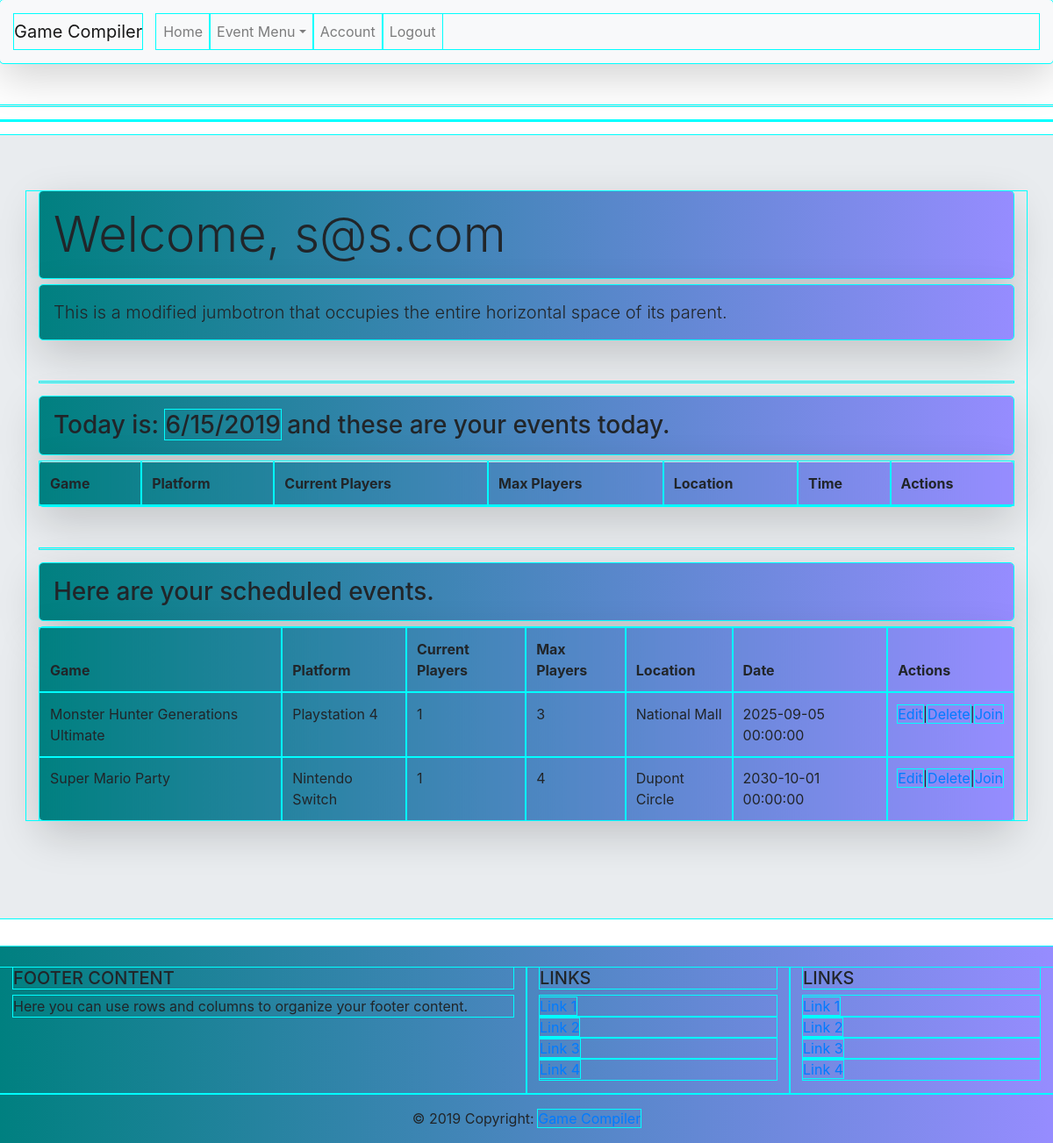
The app's page /welcome/user (signed in) with its own data.
### app.py (models this page shows)
class Event(db.Model):
    __tablename__ = "event"
    id = db.Column(db.Integer, primary_key=True)
    game = db.Column(db.String(45))
    platform = db.Column(db.String(45))
    location = db.Column(db.String(90))
    event_date = db.Column(db.DateTime)
    event_time = db.Column(db.DateTime)
    max_players = db.Column(db.Integer)
    current_players = db.Column(db.Integer)
    created_at = db.Column(db.DateTime, server_default=func.now())
    updated_at = db.Column(db.DateTime, server_default=func.now(),
                           onupdate=func.now())
    users_for_events = db.relationship('User', secondary=users_events)

### app.py (the view)
@app.route("/welcome/user")
def welcome_user():
    if 'login' not in session:
        flash("Your are not logged in!")
        return redirect("/")
    else:
        todays_datetime = datetime(datetime.today().year, datetime.today().month, datetime.today().day)
        eventDateQuery = Event.query.filter(Event.users_for_events.any(id=session['userid']), Event.event_date == todays_datetime).order_by('event_date').all()
        eventQuery = Event.query.filter(Event.users_for_events.any(id=session['userid'])).order_by('event_date').all()
        return render_template("user_welcome.html", eventQuery=eventQuery, eventDateQuery=eventDateQuery)

### templates/user_welcome.html (shortened to what this page needs)
<!DOCTYPE html>
<html lang="en">
<head>
    <link href="https://stackpath.bootstrapcdn.com/bootstrap/4.3.1/css/bootstrap.min.css" rel="stylesheet">
    <link rel="stylesheet" type="text/css" href="../static/css/user_welcome.css">
</head>
<body>
    <nav class="navbar navbar-expand-lg navbar-light bg-light shadow-lg p-3 mb-5 rounded">
        <a class="navbar-brand" href="#">Game Compiler</a>
        <div class="collapse navbar-collapse" id="navbarSupportedContent">
            <ul class="navbar-nav mr-auto">
                <li class="nav-item">
                    <a class="nav-link" href="/welcome/user">Home</a>
                </li>
                <li class="nav-item dropdown">
                        <a class="nav-link dropdown-toggle" href="#" id="navbarDropdown" role="button" data-toggle="dropdown" aria-haspopup="true" aria-expanded="false">Event Menu</a>
                </li>
                <li class="nav-item">
                    <a class="nav-link" href="/account/user/{{ session.userid }}">Account</a>
                </li>
                <li class="nav-item">
                    <a class="nav-link" href="/logout/user">Logout</a>
                </li>
            </ul>
        </div>
    </nav>
    <hr>
    <hr>
    <div class="jumbotron jumbotron-fluid">
        <div class="container">
            <h1 class="display-4 shadow-lg p-3 mb-7 rounded customgrad">Welcome, {{ session.name }}</h1>
            <p class="lead shadow-lg p-3 mb-5 bg-white rounded customgrad">This is a modified jumbotron that occupies the entire horizontal space of its parent.</p>
            <hr>
            <h3 class="shadow-lg p-3 mb-7 bg-white rounded customgrad">Today is: <span id="datetime"></span> and these are your events today.</h3>
            <table class="table shadow-lg p-3 mb-5 bg-white rounded customgrad">
                <thead>
                    <tr>
                    <th scope="col">Game</th>
                    <th scope="col">Platform</th>
                    <th scope="col">Current Players</th>
                    <th scope="col">Max Players</th>
                    <th scope="col">Location</th>
                    <th scope="col">Time</th>
                    <th scope="col">Actions</th>
                    </tr>
                </thead>
            </table>
            <hr>
            <h3 class="shadow-lg p-3 mb-7 bg-white rounded customgrad">Here are your scheduled events.</h3>
            <table class="table shadow-lg p-3 mb-5 bg-white rounded customgrad">
                <thead>
                    <tr>
                    <th scope="col">Game</th>
                    <th scope="col">Platform</th>
                    <th scope="col">Current Players</th>
                    <th scope="col">Max Players</th>
                    <th scope="col">Location</th>
                    <th scope="col">Date</th>
                    <th scope="col">Actions</th>
                    </tr>
                </thead>
                <tbody>
                    {% for event in eventQuery %}
                    <tr>
                    <td>{{ event.game }} </td>
                    <td>{{ event.platform }}</td>
                    <td>{{ event.current_players }}</td>
                    <td>{{ event.max_players }}</td>
                    <td>{{ event.location }}</td>
                    <td>{{ event.event_date }}</td>
                    <td><a href="/event/details/{{ event.id }}">Edit</a>|<a href="/delete/event/{{ event.id }}">Delete</a>|<a href="#">Join</a></td>
                    </tr>
                    {% endfor %}
                </tbody>
            </table>
        </div>
    </div>
    <footer class="page-footer font-small blue pt-4 customgrad">
        <div class="container-fluid text-center text-md-left">
            <div class="row">
                <div class="col-md-6 mt-md-0 mt-3">
                    <h5 class="text-uppercase">Footer Content</h5>
                    <p>Here you can use rows and columns to organize your footer content.</p>
                </div>
                <div class="col-md-3 mb-md-0 mb-3">
                    <h5 class="text-uppercase">Links</h5>
                    <ul class="list-unstyled">
                        <li>
                            <a href="#!">Link 1</a>
                        </li>
                        <li>
                            <a href="#!">Link 2</a>
                        </li>
                        <li>
                            <a href="#!">Link 3</a>
                        </li>
                        <li>
                            <a href="#!">Link 4</a>
                        </li>
                    </ul>
                </div>
                <div class="col-md-3 mb-md-0 mb-3">
                    <h5 class="text-uppercase">Links</h5>
                    <ul class="list-unstyled">
                        <li>
                            <a href="#!">Link 1</a>
                        </li>
                        <li>
                            <a href="#!">Link 2</a>
                        </li>
                        <li>
                            <a href="#!">Link 3</a>
                        </li>
                        <li>
                            <a href="#!">Link 4</a>
                        </li>
                    </ul>
                </div>
            </div>
        </div>
        <div class="footer-copyright text-center py-3">© 2019 Copyright:
            <a href="https://mdbootstrap.com/education/bootstrap/"> Game Compiler</a>
        </div>
    </footer>
</body>
</html>

### static/css/user_welcome.css (style rules this page uses)
.customgrad { background: -moz-linear-gradient(0deg, rgba(0,128,128,1) 0%, rgba(150,140,255,1) 100%); background: -webkit-gradient(linear, left top, right top, color-stop(0%, rgba(0,128,128,1)), color-stop(100%, rgba(150,140,255,1))); background: -webkit-linear-gradient(0deg, rgba(0,128,128,1) 0%, rgba(150,140,255,1) 100%); background: -o-linear-gradient(0deg, rgba(0,128,128,1) 0%, rgba(150,140,255,1) 100%); background: -ms-linear-gradient(0deg, rgba(0,128,128,1) 0%, rgba(150,140,255,1) 100%); background: linear-gradient(90deg, rgba(0,128,128,1) 0%, rgba(150,140,255,1) 100%); filter: progid:DXImageTransform.Microsoft.gradient( startColorstr='#008080', endColorstr='#968CFF',GradientType=1 ); }

### templates/user_welcome.html (style rules this page uses)
* { outline-color: cyan; outline-style: solid; outline-width: 1px; }
.customgrad { background: -moz-linear-gradient(0deg, rgba(0,128,128,1) 0%, rgba(150,140,255,1) 100%); background: -webkit-gradient(linear, left top, right top, color-stop(0%, rgba(0,128,128,1)), color-stop(100%, rgba(150,140,255,1))); background: -webkit-linear-gradient(0deg, rgba(0,128,128,1) 0%, rgba(150,140,255,1) 100%); background: -o-linear-gradient(0deg, rgba(0,128,128,1) 0%, rgba(150,140,255,1) 100%); background: -ms-linear-gradient(0deg, rgba(0,128,128,1) 0%, rgba(150,140,255,1) 100%); background: linear-gradient(90deg, rgba(0,128,128,1) 0%, rgba(150,140,255,1) 100%); filter: progid:DXImageTransform.Microsoft.gradient( startColorstr='#008080', endColorstr='#968CFF',GradientType=1 ); }

### records on screen
Event: game "Monster Hunter Generations Ultimate", platform "Playstation 4", current_players "1", max_players "3", location "National Mall", event_date "2025-09-05 00:00:00"
Event: game "Super Mario Party", platform "Nintendo Switch", current_players "1", max_players "4", location "Dupont Circle", event_date "2030-10-01 00:00:00"

### other values on screen
{{ session.name }} "s@s.com"
